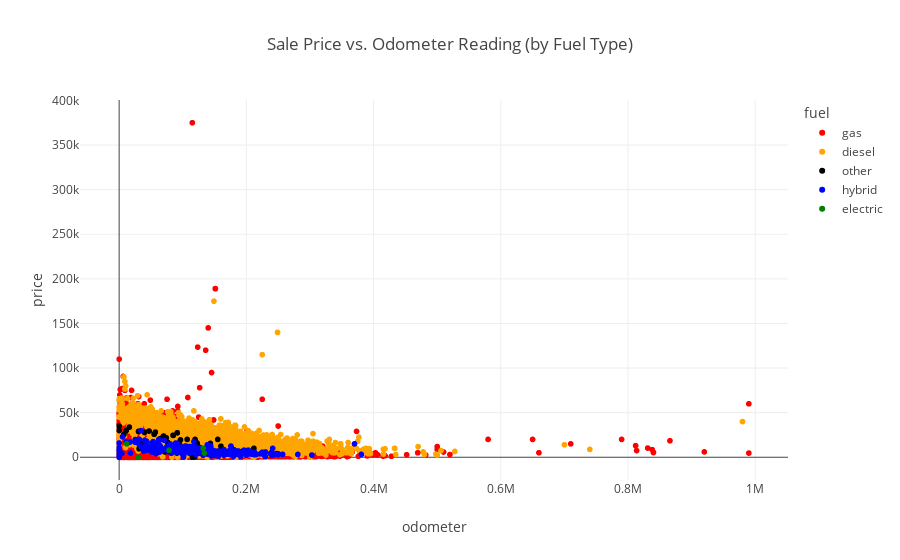

Notebook cell for this chart:
### Code cell
# Scatter plot of price vs. odometer reading
color_map = {'gas': 'red', 'hybrid': 'blue', 'electric': 'green', 'diesel': 'orange', 'other':'black'}
scatter_price_odo = px.scatter(data, title='Sale Price vs. Odometer Reading (by Fuel Type)', x='odometer', y='price', hover_data=['odometer', 'price'], color='fuel', color_discrete_map=color_map)
scatter_price_odo.show()

### Figure 1 — Plotly figure (JSON) as saved in the notebook; plotly's stock layout.template omitted (floating-point values rounded to 4 significant figures; data arrays with more than 128 entries replaced by an {"elided": "..."} marker saying what was removed)
{"data": [{"hovertemplate": "fuel=gas<br>odometer=%{x}<br>price=%{y}<extra></extra>", "legendgroup": "gas", "marker": {"color": "red", "symbol": "circle"}, "mode": "markers", "name": "gas", "showlegend": true, "type": "scattergl", "x": {"elided": "47288 mixed values"}, "xaxis": "x", "y": {"elided": "47288 int values"}, "yaxis": "y"}, {"hovertemplate": "fuel=diesel<br>odometer=%{x}<br>price=%{y}<extra></extra>", "legendgroup": "diesel", "marker": {"color": "orange", "symbol": "circle"}, "mode": "markers", "name": "diesel", "showlegend": true, "type": "scattergl", "x": {"elided": "3714 mixed values"}, "xaxis": "x", "y": {"elided": "3714 int values"}, "yaxis": "y"}, {"hovertemplate": "fuel=other<br>odometer=%{x}<br>price=%{y}<extra></extra>", "legendgroup": "other", "marker": {"color": "black", "symbol": "circle"}, "mode": "markers", "name": "other", "showlegend": true, "type": "scattergl", "x": ["Unknown", "Unknown", 115224, 62471, 76087, 0, 106942, "Unknown", 55606, 160000, 73779, "Unknown", "Unknown", 55047, 45845, 39859, 30519, 73779, 140500, 73779, 95100, 155000, 95100, 49479, 30519, "Unknown", "Unknown", 55047, 55047, "Unknown", 31429, "Unknown", 122506, 68000, 10, 133335, 73779, "Unknown", 39859, 47100, 85048, 124507, 123935, "Unknown", 55047, 212000, 11132, 55047, 96458, "Unknown", "Unknown", 119336, "Unknown", "Unknown", 128142, 69135, "Unknown", 248000, 30519, 69754, 38900, 55606, 211880, 53712, 84731, 91368, 38900, "Unknown", 63500, 91368, 158000, 105340, 146099, 150000, 72000, 0, "Unknown", 91000, 30519, 143372, 45845, 69754, 140660, "Unknown", 93285, 39859, 31429, 93285, 69754, 176000, 38229, "Unknown", 69754, 56916, 33248, 165000, 7403, 7403, "Unknown", "Unknown", 16067, 160000, 102000, 72000, 118872, "Unknown", 85048, 170000], "xaxis": "x", "y": [25900, 21195, 111, 8445, 16995, 30000, 20000, 2450, 14980, 4000, 21900, 28900, 14980, 25900, 8895, 27900, 28900, 21900, 13500, 21900, 13995, 20000, 13995, 13990, 28900, 21900, 21900, 25900, 25900, 5200, 9500, 13900, 15995, 19999, 34999, 8875, 21900, 25900, 27900, 29409, 24600, 11995, 11995, 3995, 25900, 5700, 29875, 25900, 19485, 8500, 24500, 19995, 169, 13995, 5500, 20500, 25900, 4100, 28900, 23700, 9995, 14980, 9995, 10995, 24500, 27390, 9995, 5200, 20500, 27390, 4000, 9999, 8000, 1950, 5995, 7950, 5595, 4750, 28900, 15495, 8495, 23700, 4995, 28900, 15995, 27900, 9500, 15995, 23700, 11500, 15991, 7995, 23700, 28175, 16991, 7000, 25500, 25500, 27900, 27900, 33800, 12400, 8500, 6495, 313, 24600, 24600, 5200], "yaxis": "y"}, {"hovertemplate": "fuel=hybrid<br>odometer=%{x}<br>price=%{y}<extra></extra>", "legendgroup": "hybrid", "marker": {"color": "blue", "symbol": "circle"}, "mode": "markers", "name": "hybrid", "showlegend": true, "type": "scattergl", "x": {"elided": "409 mixed values"}, "xaxis": "x", "y": {"elided": "409 int values"}, "yaxis": "y"}, {"hovertemplate": "fuel=electric<br>odometer=%{x}<br>price=%{y}<extra></extra>", "legendgroup": "electric", "marker": {"color": "green", "symbol": "circle"}, "mode": "markers", "name": "electric", "showlegend": true, "type": "scattergl", "x": [78466, 30000, 131984, 12000, "Unknown", 134000], "xaxis": "x", "y": [7900, 1, 10200, 15000, 4400, 4700], "yaxis": "y"}], "layout": {"legend": {"title": {"text": "fuel"}, "tracegroupgap": 0}, "title": {"text": "Sale Price vs. Odometer Reading (by Fuel Type)"}, "xaxis": {"anchor": "y", "domain": [0, 1], "title": {"text": "odometer"}}, "yaxis": {"anchor": "x", "domain": [0, 1], "title": {"text": "price"}}}}
